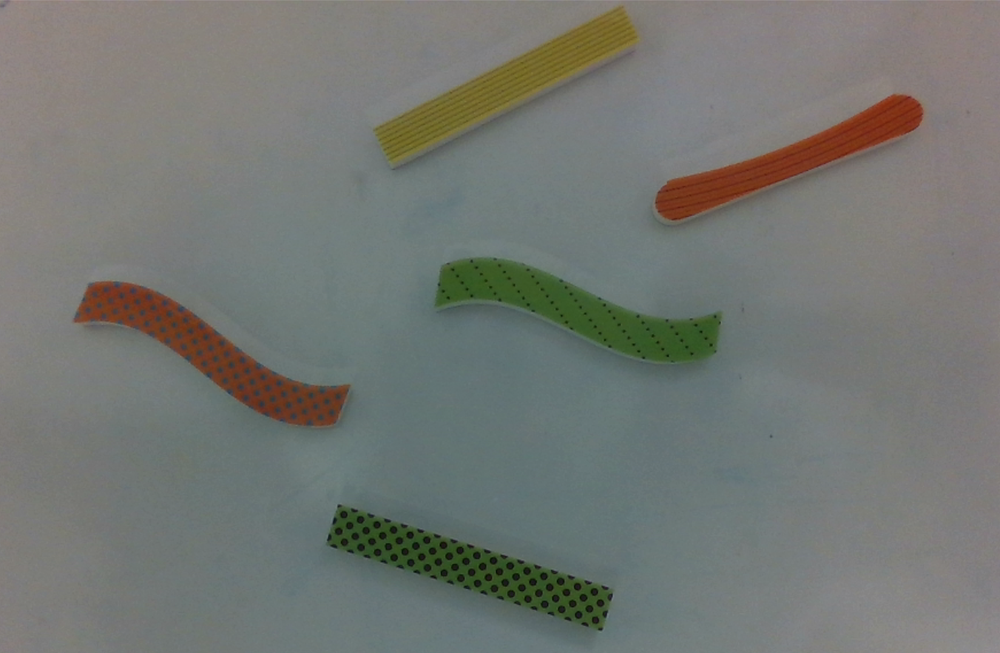
%> input picture realb1.png, 1000 x 653 px, shrunk from 1352 x 883 before the run
$ octave attempt2.m   (GNU Octave 9; MATLAB toolbox functions it lacks are replaced by stand-ins)
%> lines starting %> are read from the running program, lines starting %| are printed output that depends on the picture; in (x1, y1, x2, y2) boxes, pixels count from 0 and x2, y2 are one past the last pixel; in counts of white or black regions, pixels touching at a corner belong together; the program's own positions count from 1
close all;
clear;
clc;

% load everything
bb1 = imread('realb1.png');
%> bb1 is the input picture: size 653x1000x3 uint8; mean R, G, B 115.2, 118.4, 113.8
bb2 = imread('realb2.png');
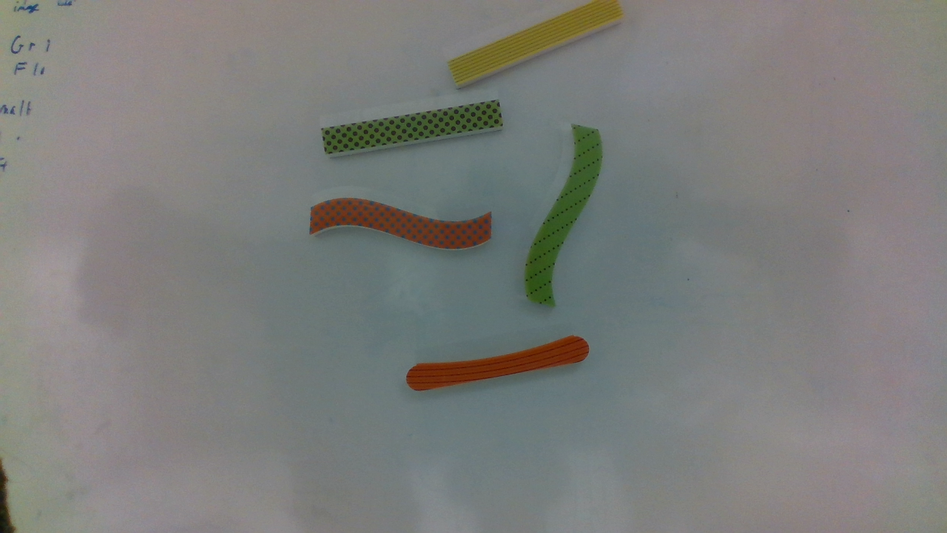
%> input picture realb2.png, 947 x 533 px, shrunk from 1280 x 720 before the run
%> bb2 is the input picture: size 533x947x3 uint8; mean R, G, B 124.2, 125.1, 122.5
bb3 = imread('realb3.png');
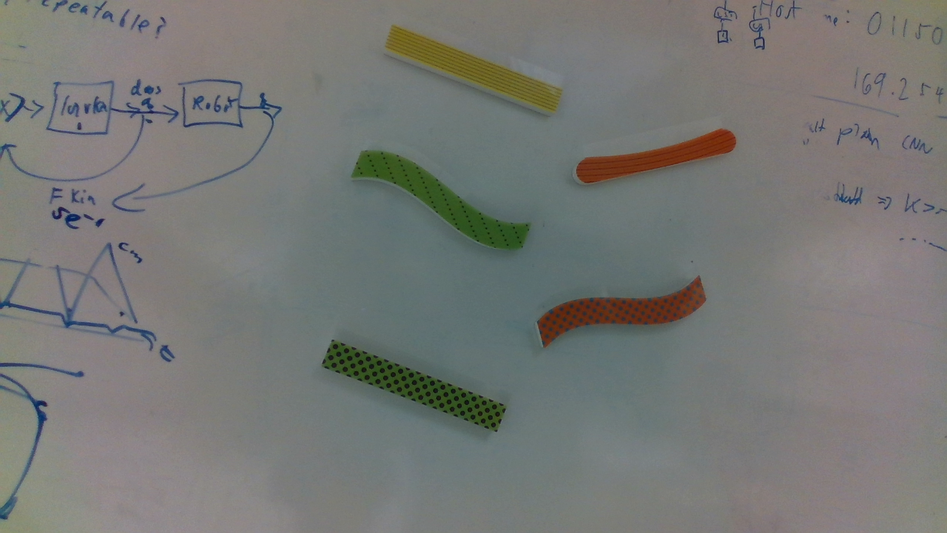
%> input picture realb3.png, 947 x 533 px, shrunk from 1280 x 720 before the run
%> bb3 is the input picture: size 533x947x3 uint8; mean R, G, B 118.1, 119.4, 116.3


bb1 = im2double(bb1);
%> bb1: size 653x1000x3 double
bw = im2bw(bb1, 0.42);
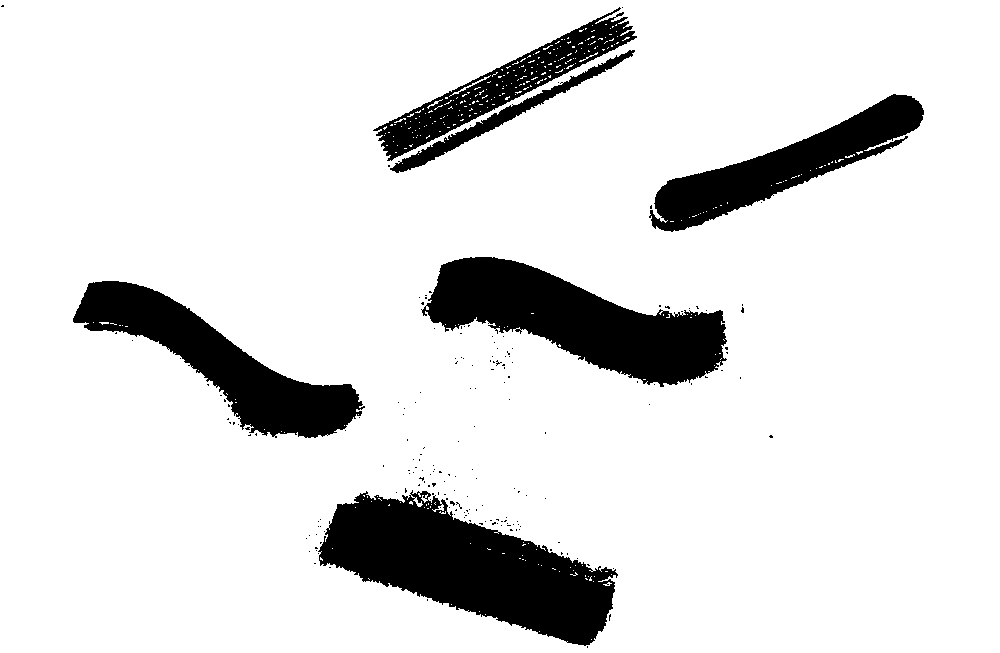
%> bw: size 653x1000 logical; 87.4% white; 189 black regions (183 under 20 px), largest, box (x1, y1, x2, y2) and area: (318, 490, 618, 646) 23807, (421, 257, 727, 387) 19449, (73, 281, 365, 438) 15002, (649, 94, 924, 232) 12016, (373, 7, 637, 161) 8617, (390, 50, 635, 173) 2746
% operation on white
bw = imcomplement(bw);

figure, imshow(bw)

areas = regionprops(bw, 'Area');
%> areas = 189 regions; largest, Area: 23807, 19449, 15002, 12016, 8617
avg_area = mean([areas(:).Area])
%> avg_area = 434.5

bw = bwareaopen(bw, round(avg_area/10));

figure, imshow(bw)

% hsv filter
all_hsv = rgb2hsv(bb1);
%> all_hsv: size 653x1000x3 double; mean H, S, V 0.35, 0.119, 0.478
all_h = all_hsv(:,:,1)>0.11;
%> all_h: size 653x1000 logical; 76% white; 1290 black regions (1080 under 20 px), largest, box (x1, y1, x2, y2) and area: (552, 0, 1000, 344) 58944, (0, 0, 348, 318) 43357, (68, 280, 350, 428) 11872
all_h = all_h.*1;

all_s = all_hsv(:,:,2)>0.2;  % baxter white board is dirty as fuck, need additional filtering
%> all_s: size 653x1000 logical; 9% white; 35 white regions (30 under 20 px), largest, box (x1, y1, x2, y2) and area: (429, 257, 722, 366) 12803, (373, 4, 642, 165) 12135, (326, 506, 612, 630) 11904, (74, 280, 350, 428) 11269, (655, 93, 927, 222) 10667
all_s = all_s.*1;

% by adding another all_s, we are essentially giving it more weight
mask = (bw + all_h + all_s + all_s) > 2;
%> mask: size 653x1000 logical; 8.9% white; 41 white regions (36 under 20 px), largest, box (x1, y1, x2, y2) and area: (429, 257, 722, 366) 12803, (373, 4, 642, 165) 12079, (326, 506, 612, 630) 11904, (74, 281, 350, 428) 11187, (655, 94, 924, 222) 10043

areas = regionprops(mask, 'Area');
%> areas = 41 regions; largest, Area: 12803, 12079, 11904, 11187, 10043
avg_area = mean([areas(:).Area])
%> avg_area = 1416.9
mask = bwareaopen(mask, round(avg_area/10));

% filtering will create holes, flood fill them
mask = imfill(mask,'holes');
%> mask: size 653x1000 logical; 9.1% white; 5 white regions, box (x1, y1, x2, y2) and area: (429, 257, 722, 366) 12829, (326, 506, 612, 630) 12423, (373, 4, 642, 165) 12080, (74, 281, 350, 428) 11807, (655, 94, 924, 222) 10072

se = strel('disk', 1);
mask = imerode(mask, se);
%> mask: size 653x1000 logical; 8.6% white; 6 white regions (1 under 20 px), largest, box (x1, y1, x2, y2) and area: (435, 258, 721, 365) 12149, (327, 507, 611, 629) 11759, (374, 5, 641, 164) 11488, (75, 282, 349, 427) 11094, (656, 95, 923, 221) 9453
se = strel('disk', 10);
mask = imclose(mask, se);
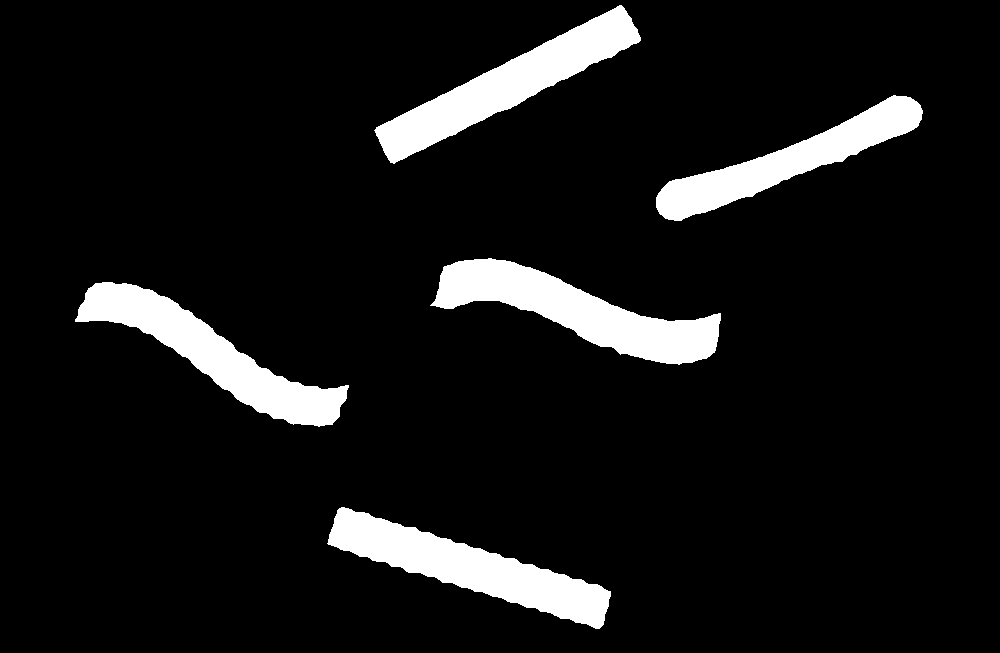
%> mask: size 653x1000 logical; 8.7% white; 5 white regions, box (x1, y1, x2, y2) and area: (430, 258, 721, 365) 12248, (327, 507, 611, 629) 11901, (374, 5, 641, 164) 11527, (75, 282, 349, 427) 11471, (656, 95, 923, 221) 9532

areas = regionprops(mask, 'Area');
%> areas = 5 regions; Area: 12248, 11901, 11527, 11471, 9532
areas = [areas(:).Area]
%> areas = [11471 11901 11527 12248 9532]
orientations = regionprops(mask, 'Orientation');
%> orientations = 5 regions; Orientation: -28.46, -17.16, 26.5, -16.03, 21.15
orientations = [orientations(:).Orientation]
%> orientations = [-28.46 -17.16 26.5 -16.03 21.15]
perimeters = regionprops(mask, 'Perimeter');
%> perimeters = 5 regions; Perimeter: 669.9, 658.4, 633.9, 677.1, 612.1
perimeters = [perimeters(:).Perimeter]
%> perimeters = [669.9 658.4 633.9 677.1 612.1]
solidity = regionprops(mask, 'Solidity');
%> solidity = 5 regions; Solidity: 0.68, 0.925, 0.947, 0.705, 0.808
solidity = [solidity(:).Solidity]
%> solidity = [0.68 0.925 0.947 0.705 0.808]
AoP = areas./perimeters
%> AoP = [17.12 18.07 18.19 18.09 15.57]

mask = mask.*1;

all1 = bb1(:,:,1).*mask;
all2 = bb1(:,:,2).*mask;
all3 = bb1(:,:,3).*mask;
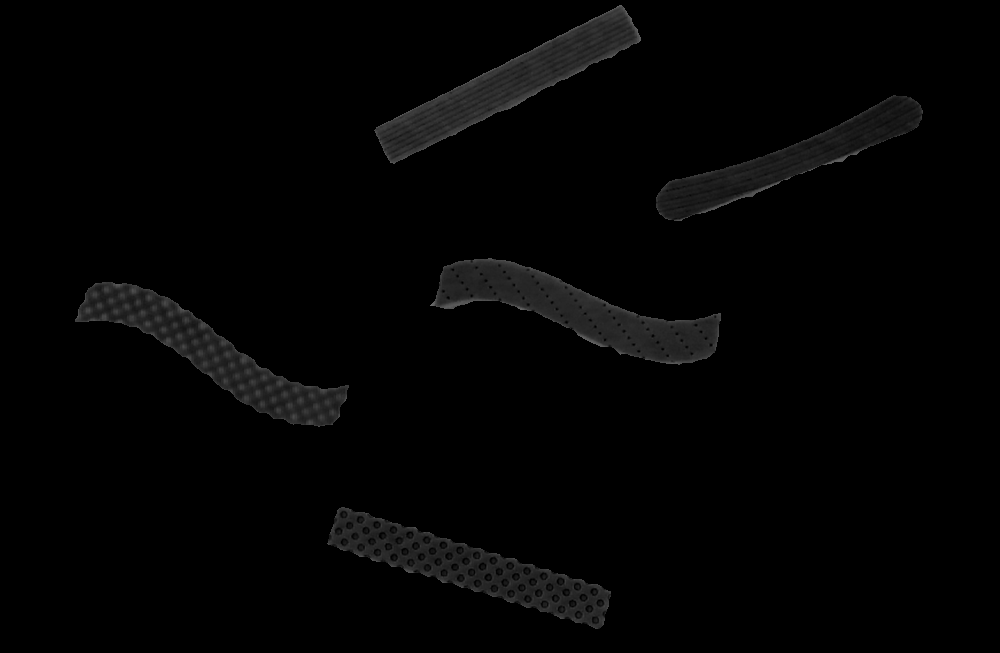
%> all3: size 653x1000 double; min 0, max 0.42, mean 0.0137
all_new = cat(3, all1, all2, all3);
%> all_new: size 653x1000x3 double; mean H, S, V 0.0295, 0.0257, 0.0137

% figure, imshow(all_new)

[numRow, numCol] = size(mask);
%> numRow = 653; numCol = 1000
CC = bwconncomp (mask);
%> CC = 5 connected components
cont = zeros(numRow, numCol);
corners = zeros(CC.NumObjects, 4);
figure, imshow (all_new);
hold on;

positions = zeros(CC.NumObjects, 2);
messages = cell(CC.NumObjects,1);
%> messages = {[], [], [], [], []}

for numChar = 1:CC.NumObjects  % cycle through all images

    curr = CC.PixelIdxList{numChar};
    [I, J] = ind2sub([numRow, numCol], curr);

    % add 5 pixel of padding
    corners(numChar,:) = [min(J)-10, min(I)-10, max(J)+10, max(I)+10];

    cont(I, J) = 1;

    rectangle('Position', [corners(numChar,1) corners(numChar,2) corners(numChar,3)-corners(numChar,1) corners(numChar,4)-corners(numChar,2)], ...
          'EdgeColor','r', 'LineWidth',3);

    positions(numChar,:) = [min(J)-10, max(I)-10];

    % classify
    if (solidity(numChar) > 0.9)% && AoP(numChar) > 19)
        messages{numChar} = ['long rectangle'];
    elseif (solidity(numChar) < 0.65) %% && AoP(numChar) < 13)
        messages{numChar} = ['goal'];
    elseif (solidity(numChar) > 0.75 && solidity(numChar) < 0.85) % && AoP(numChar) > 14 && AoP(numChar) < 17)
        messages{numChar} = ['small arc'];
    elseif (solidity(numChar) < 0.73) %% && AoP(numChar) > 17 && AoP(numChar) < 20)
        messages{numChar} = ['big arc'];
    else
        messages{numChar} = ['wtf is this'];
    end

    hold on;

end
%> this loop made 5 passes
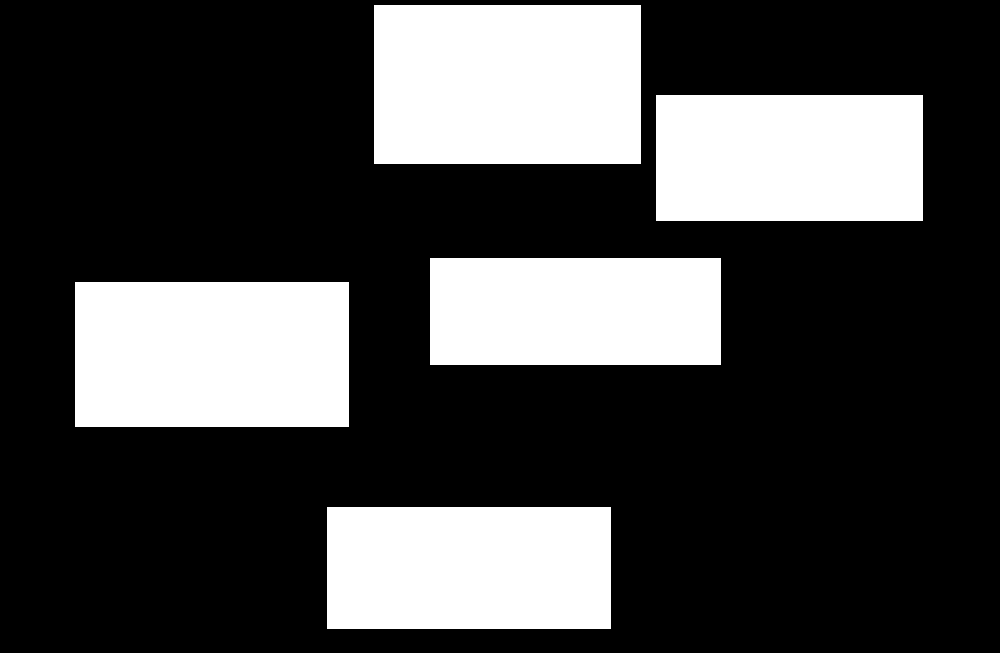
%> cont: size 653x1000 double; values 0 (black) and 1 (white), 27.8% white; 5 white regions, box (x1, y1, x2, y2) and area: (374, 5, 641, 164) 42453, (75, 282, 349, 427) 39730, (327, 507, 611, 629) 34648, (656, 95, 923, 221) 33642, (430, 258, 721, 365) 31137
%> after the loop, corners = [66 273 359 437; 318 498 621 639; 365 -4 651 174; 421 249 731 375; 647 86 933 231]; messages = {'big arc', 'long rectangle', 'long rectangle', 'big arc', 'small arc'}; positions = [66 417; 318 619; 365 154; 421 355; 647 211]
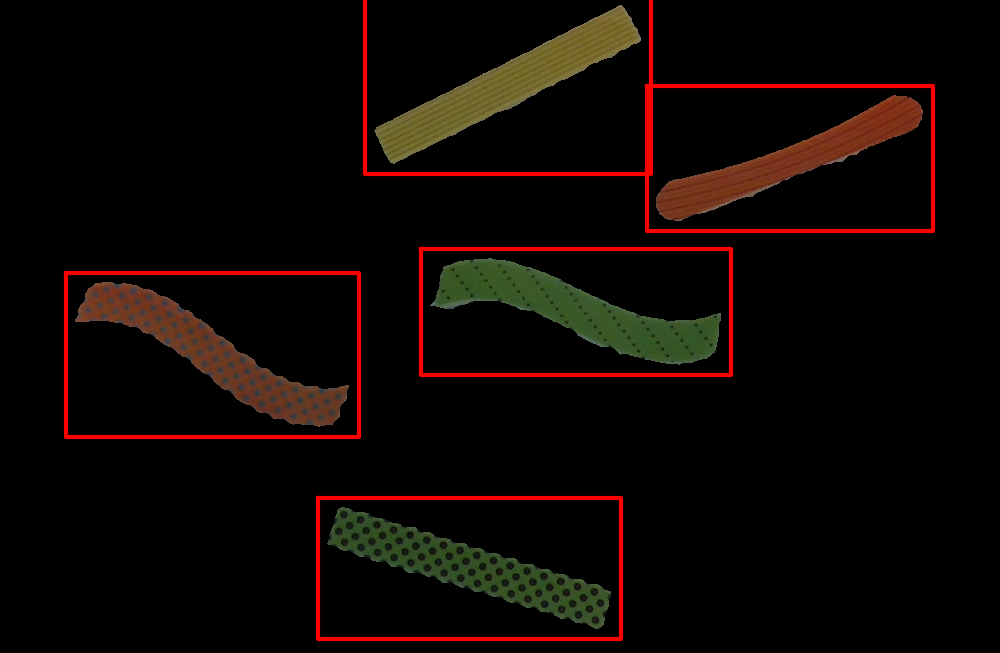
%> figure redrawn from the program's plot data

%> (the run ends here)
